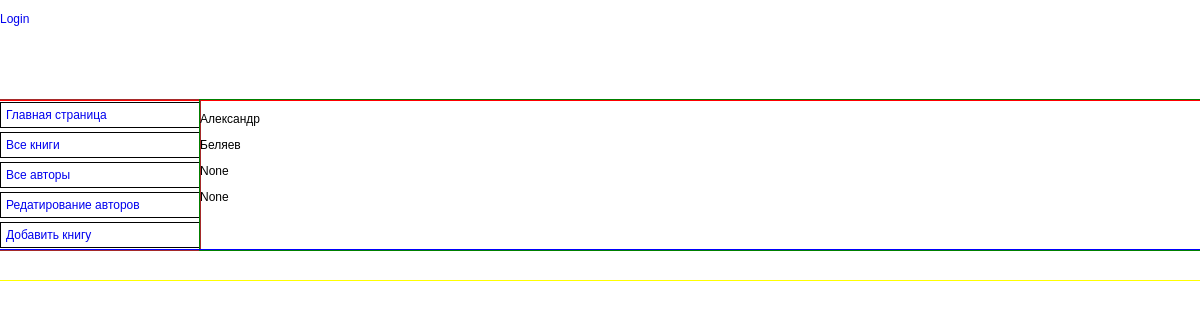
Page /author/1 on the committed database.
### catalog/models.py (models this page shows, shortened)
class Author(models.Model):
    first_name = models.CharField(max_length=100, verbose_name="Имя автора", help_text=" Введите имя автора")
    last_name = models.CharField(max_length=100, verbose_name="Фамилия автора", help_text=" Введите фамилию автора")
    date_of_birth = models.DateField(verbose_name="Дата рождения", help_text="Введите дату рождения",
                                     null=True, blank=True)
    date_of_death = models.DateField(verbose_name="Дата смерти", help_text="Введите дату смерти",
                                     null=True, blank=True)

### catalog/views.py (the view)
# urls.py: re_path(r'^author/(?P<pk>\d+)$', views.AuthorDetailView.as_view(), name="author-detail"),
class AuthorDetailView(DetailView):
    model = Author

### catalog/templates/catalog/author_detail.html (shortened to what this page needs)
{% extends "base.html" %}
{% block content %}
<p>{{ author.first_name }}</p>
<p>{{ author.last_name}}</p>
<p>{{ author.date_of_birth}}</p>
<p>{{ author.date_of_death }}</p>
{% endblock %}

### catalog/static/css/style.css (style rules this page uses)
html { position: absolute; top: 0; bottom: 0; left: 0; right: 0; height: 100%; }
body { padding: 0; margin: 0; font-family: Verdana, Geneva, Arial, sans-serif; font-size: 12px; background-color: #ffffff; height: 100%; overflow-y: scroll; }
:root { --main-bg-color: #ffffff; }

### rows in the picture
Author: first_name "Александр", last_name "Беляев", date_of_birth "None", date_of_death "None"
